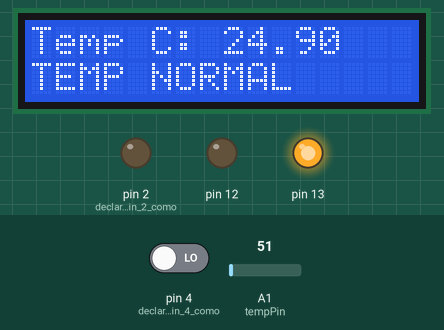
Recording of a sketch running on a simulated Arduino Uno, built with avr-gcc and run on an emulated ATmega328P. On the bench: 16×2 character LCD, output pins drawn as LEDs (lit = HIGH). Dashed ring = blinking. Inputs (shaded band) come from the test bench; at power-on: A1 (tempPin) = 51, pin 4 (declaramos_el_pin_4_como) LOW. What the sketch prints to the serial monitor is not drawn.

Above: at 1.2 s.
1.3 s: A1 (tempPin) set to 69
At 1.35 s:
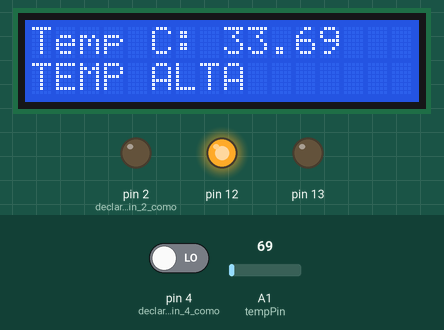
3.1 s: A1 (tempPin) set to 61
At 3.21 s:
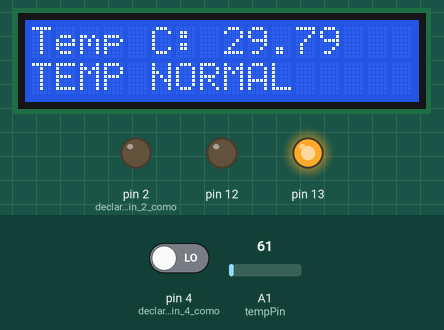
4.9 s: pin 4 (declaramos_el_pin_4_como) driven HIGH
At 5.07 s:
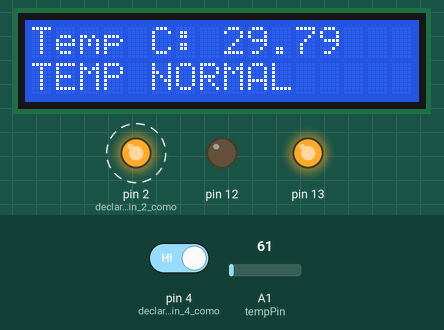
7.0 s: A1 (tempPin) set to 71
At 7.14 s:
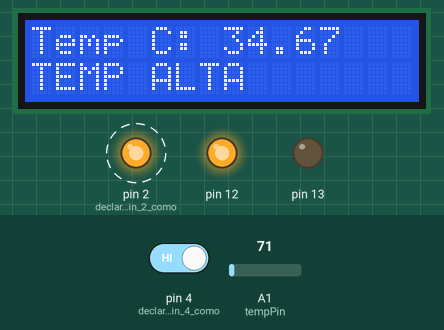
9.1 s: pin 4 (declaramos_el_pin_4_como) driven LOW
At 9.2 s:
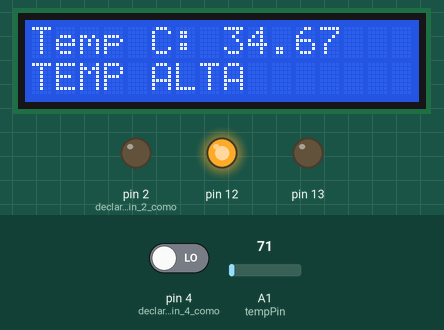
Timing chart, 0 to 12.1 s (numbered marks = the images above; inputs shaded):
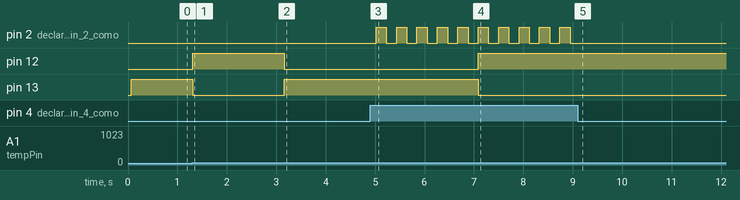

Measured:
- the behaviour switches between 61 and 62 on A1 (tempPin) (found by bisection; images 0 and 1)
- after the input at 1.3 s, pin 12: LOW → HIGH at once; pin 13: HIGH → LOW at once; the display: changes at once (image 1)
- after the input at 3.1 s, pin 12: HIGH → LOW after 0.06 s; pin 13: LOW → HIGH after 0.06 s; the display: changes after 0.06 s (image 2)
- after the input at 4.9 s, pin 2 (declaramos_el_pin_2_como): alternates HIGH for 0.21 s and LOW for 0.21 s, starting after 0.12 s
- after the input at 7.0 s, pin 12: LOW → HIGH after 0.09 s; pin 13: HIGH → LOW after 0.09 s; the display: changes after 0.09 s (image 4)
- after the input at 9.1 s, pin 2 (declaramos_el_pin_2_como): stops changing and stays LOW

The sketch:

C_DIGO_ARDUINO.ino
```cpp
#include <LiquidCrystal.h>
LiquidCrystal lcd(11, 10, 9, 8, 7, 6);
int val;
int tempPin=1;
//para el pulsador
int pulsador=0;              //almacena el estado del botón
int estado=0;                //0=led apagado, 1=led encendido
//int pulsadorAnt=0;           //almacena el estado anterior del boton

void setup(){
  lcd.begin(16, 2);
  Serial.begin (9600);
  pinMode(tempPin, INPUT);
  pinMode(13, OUTPUT);
  pinMode(12, OUTPUT);
  //Para el pulsador
  pinMode(2, OUTPUT);        //declaramos el pin 2 como salida
  pinMode(4, INPUT);         //declaramos el pin 4 como entrada
}
void loop(){
  val=analogRead(tempPin);
  lcd.setCursor(0, 0);

  float mv = (val / 1024.0)*5000.0;
  float temp = mv / 10;
  Serial.print ("Temperatura = ");
  Serial.print (temp);
  lcd.print("Temp C: ");
  lcd.print(temp);
  if (temp>30){
    digitalWrite(13, LOW);
    digitalWrite(12, HIGH);
    lcd.setCursor(0,5);
    lcd.print("TEMP ALTA");
    delay(100);
    lcd.clear();
  }
  else{
    digitalWrite(13, HIGH);
    digitalWrite(12, LOW);
    lcd.setCursor(0,5);
    lcd.print("TEMP NORMAL");
    delay(100);
    lcd.clear();
  }
  delay(100);
  //Para el pulsador
  pulsador = digitalRead(4); //lee si el botón está pulsado

  if(pulsador==HIGH){         //si el boton es pulsado
    estado=1-estado;
  }

  if(estado==1) {                 //si el estado es 1
    digitalWrite(2, HIGH);    //se enciende el led
  }
  else{                                //si el estado es 0
    digitalWrite(2, LOW);    //se apaga el led
  }
}
```
